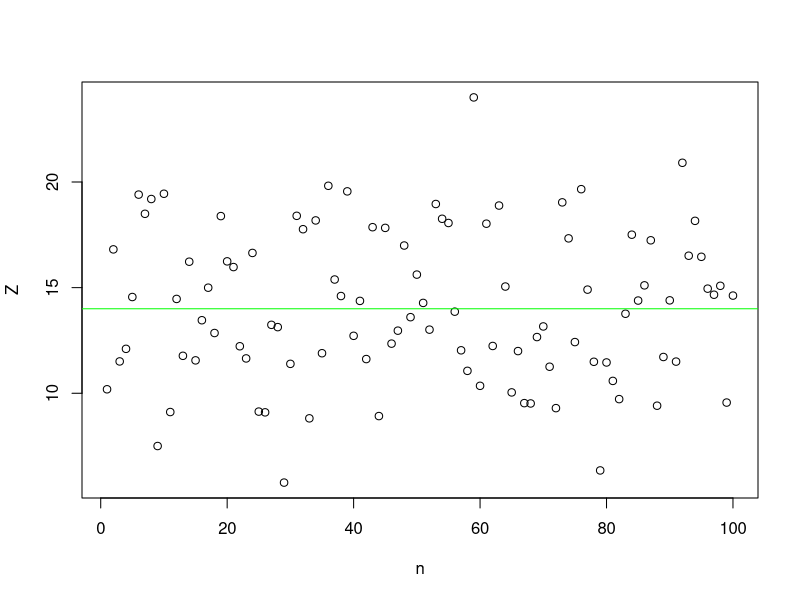
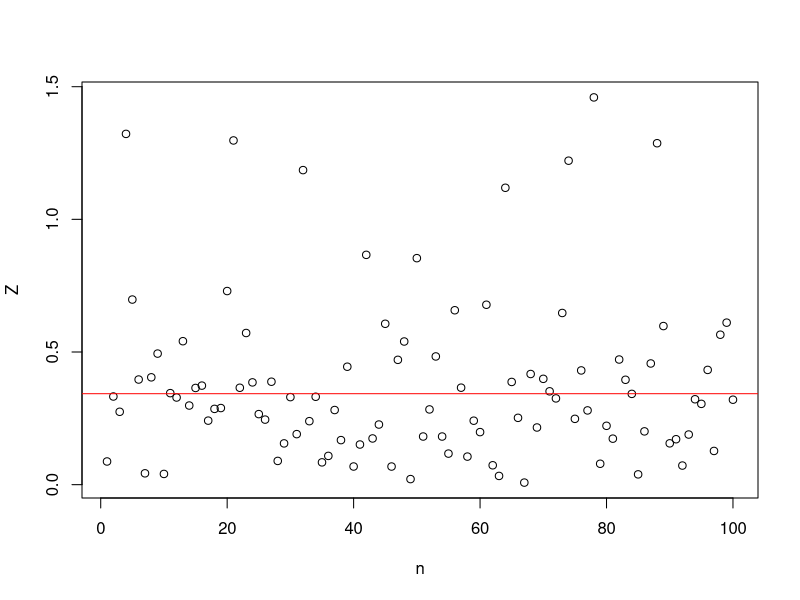
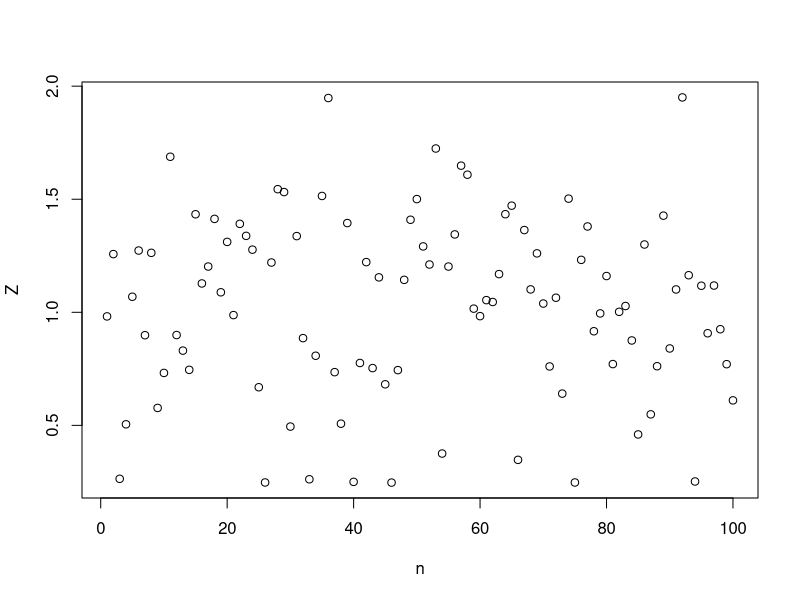

Write the R code that produced these figures, in order. (Note: this script raises an error after producing the figures.)
# TP 3

# Partie 
#1 Simuler une somme de variables aléatoires indépendantes

#Q1
Unif <-function(N,a,b){
  runif(N,a,b)
}

#Q2
Norm<-function(N,mu,sd){
  rnorm(N,mu,sd)
}
Norm(10,0,1)#pour la loi normale centre a 0 et reduite a 1

# Q3
SommeUnifNorm <- function(N,a,b,mu,sd) {
  X=Unif(N,a,b) 
  Y=Norm(N,mu,sd) 
  Z=X+Y
  return(Z)
}
N = 100
Z=SommeUnifNorm(N,5,7,8,4)
n = seq(1,N,by=1)
plot(n, Z)##à verifie
abline(h=1/2*(5+7)+8,col="green")
# Q4
#Esperance
#E(Z)=E(X+Y)=E(X)+E(Y)
#1/2(b+a)+mu =14
# comment calculer la variance de V(X+Y)
 #Variance 

#Autres cas
#1 lois exponentielles
Expo <-function(N,a){
  rexp(N,a)
}

SommeExpo <- function(N,mu,alpha) {
  X=Expo(N,mu) 
  Y=Expo(N,alpha) 
  Z=X+Y
  return(Z)
}
N = 100
Z=SommeExpo(N,5,7)
n = seq(1,N,by=1)
plot(n, Z)##à verifie
abline(h=1/5+1/7,col="red")
#Esperance
#E(Z)=E(X+Y)=E(X)+E(Y)
#1/mu+1/alpha =0.3
# comment calculer la variance de V(X+Y)
#Variance 

#2 loi uniforme sur [a, b]
Unif <-function(N,a,b){
  runif(N,a,b)
}

SommeUnif <- function(N,a,b) {
  X=Unif(N,a,b) 
  Y=Unif(N,a,b) 
  Z=X+Y
  return(Z)
}
N = 100
Z=SommeUnif(N,0,1)
n = seq(1,N,by=1)
plot(n, Z)##à verifie
abline(h=1/2*(a+b)+1/2*(a+b),col="green")
#Esperance
#E(Z)=E(X+Y)=E(X)+E(Y)
#1/mu+1/alpha =1
# comment calculer la variance de V(X+Y)
#Variance 

#3fonction SommeLUnif(N, L, a, b)
SommeLUnif <- function(N, L, a, b){
  Z=0
  for(i in 1:L){
    Z=Z+Unif(N,a,b)
  }
  return(Z)
}

N = 100
L= 50
Z=SommeLUnif(N,L,0,1)
n = seq(1,N,by=1)
plot(n, Z)
abline(h=1/2*(a+b)*(L),col="green")

#2 Simuler une loi uniforme sur un rectangle et sur un disque


#calculer la variance de deux variable aleatoire et comment l'ecrire en R 
#TP2 Questions 5 a verifier  et 6 